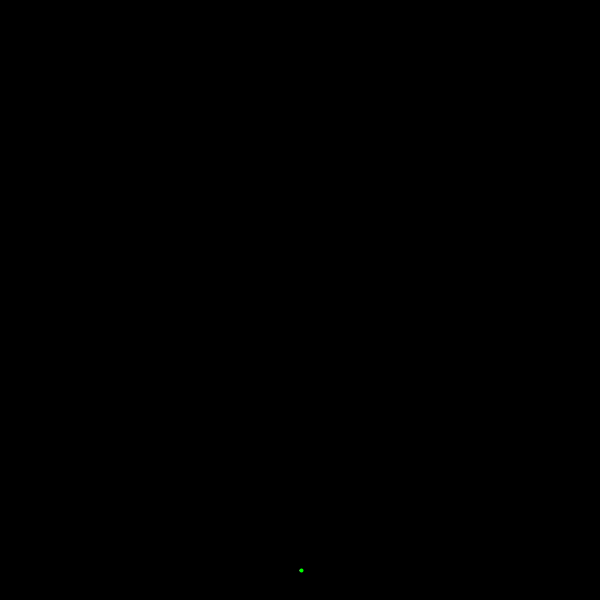
Frame 1 (no input)
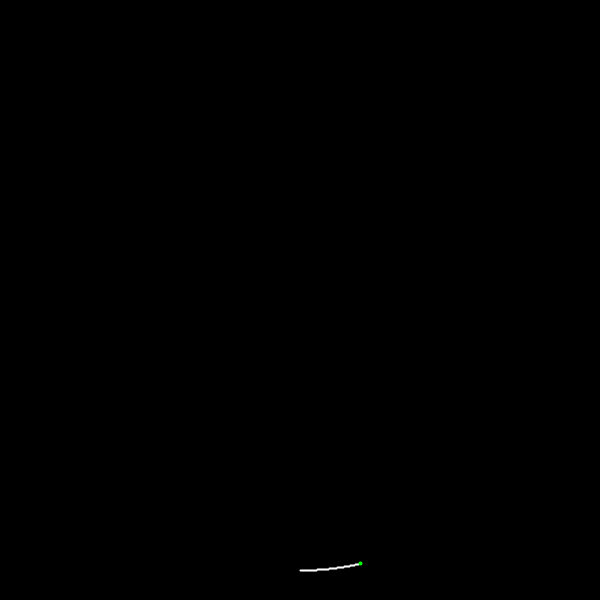
Frame 60 (the mouse pressed at the canvas centre just before this capture)
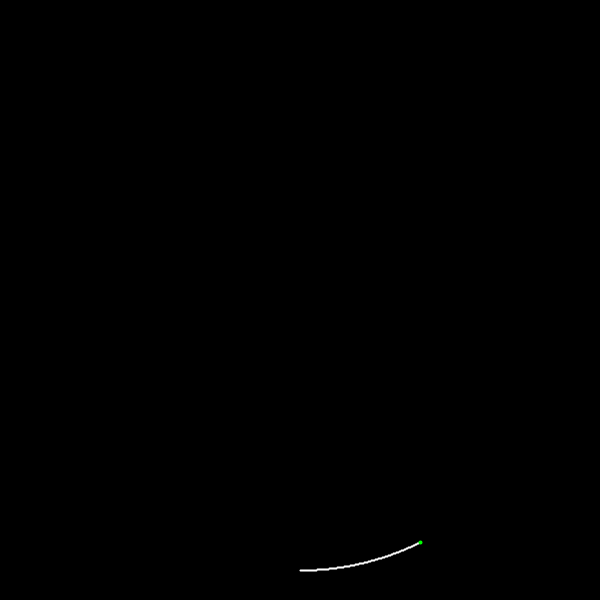
Frame 120 (the mouse held since frame 60 and released just before this capture)

The Processing sketch that drew these frames (run headless with seeded random() and noise(); from frame 60 on, the mouse is pressed at the canvas centre):

// Processing sketch: Lab_7
// ── Lab_7.pde
ArrayList<Pixel> pixels = new ArrayList<Pixel>(); //<>//

//You can change the size of radius here
final float R = 270;

void setup() {
  size(600, 600);
  //fullScreen();
}

Pixel currentPixel = new Pixel(0, R);
Pixel nextPixel;

void draw() {
  background(0);
  translate(width / 2, height / 2);
  pixels.add(currentPixel);
  float x = currentPixel.getX();
  float y = currentPixel.getY();
  float D = pow(x + 1, 2) + pow(y - 1, 2) - pow(R, 2);
  float d = 0;
  if (D < 0) {
    d = abs(pow(x + 1, 2) + pow(y, 2) - pow(R, 2)) - abs(pow(x + 1, 2) + pow(y - 1, 2) - pow(R, 2));
    if (d <= 0) {
      nextPixel = new Pixel(x + 1, y);
    } else {
      nextPixel = new Pixel(x + 1, y - 1);
    }
  } else if (D > 0) {
    d = abs(pow(x + 1, 2) + pow(y - 1, 2) - pow(R, 2)) - abs(pow(x, 2) + pow(y - 1, 2) - pow(R, 2));
    if (d <= 0) {
      nextPixel = new Pixel(x + 1, y - 1);
    } else {
      nextPixel = new Pixel(x, y - 1);
    }
  } else {
    nextPixel = new Pixel(x + 1, y - 1);
  }
  stroke(255);
  strokeWeight(2);
  for (Pixel pixel : pixels) {
    point(pixel.getX(), pixel.getY());
  }
  stroke(0, 255, 0);
  strokeWeight(4);
  point(nextPixel.getX(), nextPixel.getY());
  currentPixel = new Pixel(nextPixel);
  if (y < 0) {
    print("Done Generating 1/4 of the circle, now continuing with reflecting of this 1/4... \n");
    stroke(255);
    strokeWeight(2);
    for (Pixel pixel : pixels) {
      float x1 = pixel.getX();
      float y1 = pixel.getY();
      point(-x1, y1);
      point(x1, -y1);
      point(-x1, -y1);
    }
    print("Done");
    noLoop();
  }
}

// ── Pixel.pde
public class Pixel{
  
 private float x;
 private float y;
 
 Pixel(float x, float y){
  this.x = x;
  this.y = y;
 }
 
 Pixel(Pixel newPixel){
  this.x = newPixel.getX();
  this.y = newPixel.getY();
 }
 
 public void setX(float x){
  this.x = x; 
 }
 
 public float getX(){
  return this.x; 
 }
 
 public void setY(float y){
  this.y = y; 
 }
 
 public float getY(){
  return this.y; 
 }
}
